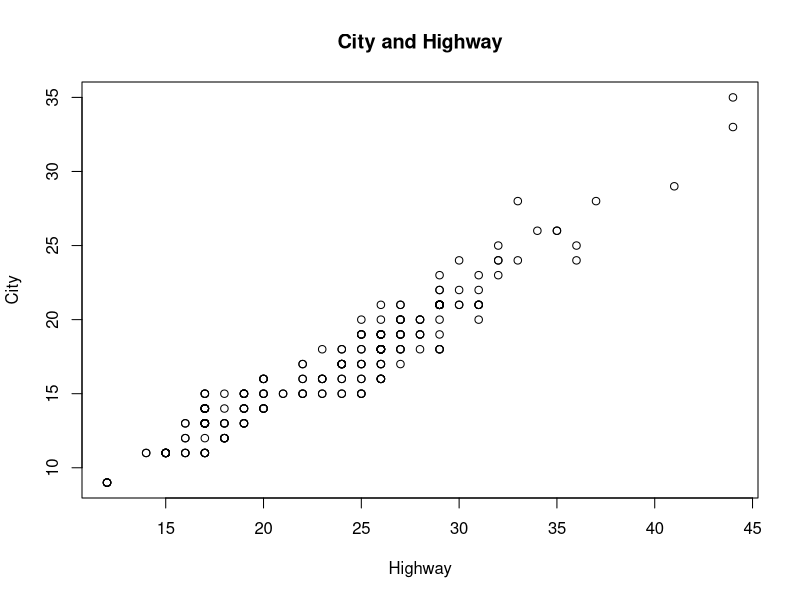
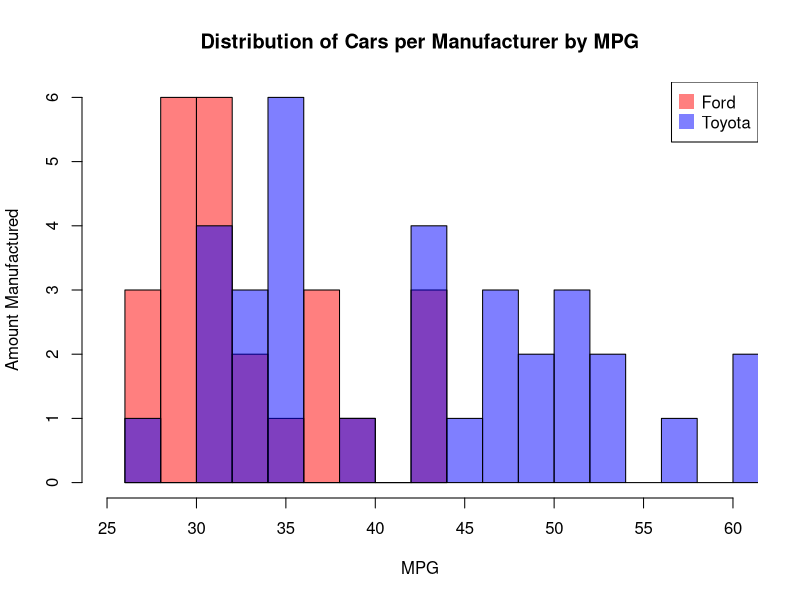

Recreate these plots in R, in order.
## ---- chunk 1
a0 <- 1
a0
## ---- chunk 2

far <- c(85, 67) 
cel <- (far - 32) * (5/9)
cel
## ---- chunk 3
vec200 <- (200: 1)
replace <- c(1, 1, 0)
vec200 <- vec200 * replace
vec200
## ---- chunk 4
squares <- c(1: 2001)
squares <- squares[sqrt(squares) == round(sqrt(squares))]
squares
## ---- chunk 5
library(ggplot2)
mpgHwy <- mpg[order(mpg$hwy), ]
worst5 <- head(mpgHwy, n = 5)
worst5
## ---- chunk 6

numPickup <- nrow(mpg[mpg$class == 'pickup', ])
numPickup

## ---- chunk 7

plot(mpg$hwy, mpg$cty, main = 'City and Highway', xlab = 'Highway', ylab = 'City')

## ---- chunk 8
ford <- mpg[mpg$manufacturer == 'ford', ]
toyota <- mpg[mpg$manufacturer == 'toyota', ]
ford$efficiency <- (ford$cty + ford$hwy)
toyota$efficiency <- (toyota$cty + toyota$hwy)

hist(ford$efficiency, breaks=10, xlim=c(25,60), col=rgb(1,0,0,0.5), xlab="MPG", ylab="Amount Manufactured", main="Distribution of Cars per Manufacturer by MPG" )

hist(toyota$efficiency, breaks=15, xlim=c(25,60), col=rgb(0,0,1,0.5), add=T)

legend("topright", legend=c("Ford","Toyota"), col=c(rgb(1,0,0,0.5), rgb(0,0,1,0.5)), pt.cex=2, pch=15 )

## ---- chunk 9
#Ford avg MPG
fordMean <- mean(ford$efficiency)
fordMean

#Toyota avg MPG
toyotaMean <- mean(toyota$efficiency)
toyotaMean
